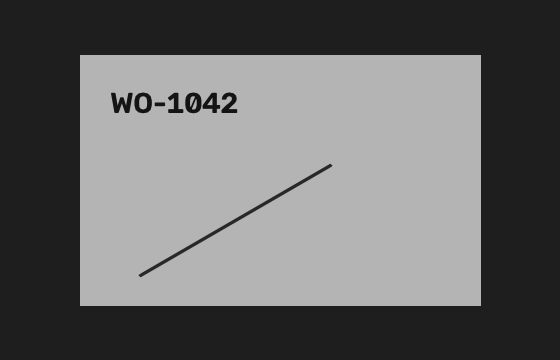
#> input picture samples/part_crack.png, 560 x 360 px
$ python -i ocr.py   (imports and definitions only)
#> lines starting #> are read from the running program, lines starting #| are printed output that depends on the picture; after the words box and inside, x2 and y2 are one past the last pixel; in counts of white or black regions, pixels touching at a corner belong together
#> further down, picture is the input picture: shape (360, 560, 3); min 20, max 180, mean 103.4
### app/vision.py
import cv2
import numpy as np

NOMINAL_ASPECT = 1.60
ASPECT_TOL = 0.08

CRACK_CONTRAST = 20.0
SCRATCH_CONTRAST = -12.0


def part_box(gray):
    _, th = cv2.threshold(gray, 60, 255, cv2.THRESH_BINARY)
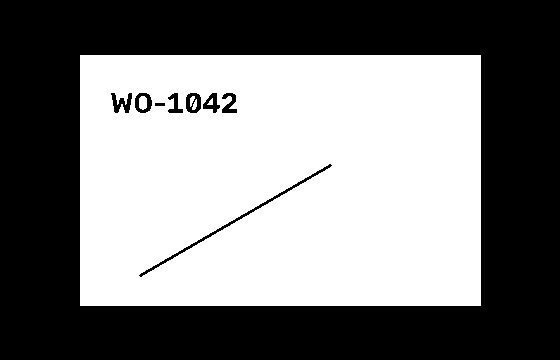
#> th: shape (360, 560); 49.1% white; 5 white regions, box (x1, y1, x2, y2) and area: (80, 55, 481, 306) 98741, (139, 96, 147, 110) 98, (192, 99, 197, 110) 34, (190, 96, 195, 107) 33, (207, 98, 213, 105) 25
    cnts, _ = cv2.findContours(th, cv2.RETR_EXTERNAL, cv2.CHAIN_APPROX_SIMPLE)
#> cnts = [[[80, 55], [80, 305], [480, 305], [480, 55]]]
    if not cnts:
        return None
    return cv2.boundingRect(max(cnts, key=cv2.contourArea))


# [63 lines left out: functions _linear_defects, classify, not called in this run]

### app/ocr.py
import re

import cv2
import pytesseract

from .vision import part_box

STAMP_BAND = 0.32   # the work order is stamped in the top third of the part face
WO_PATTERN = re.compile(r"W[O0][^A-Za-z]{0,4}?(\d{3,})")


def _stamp_region(image_bgr):
    """Crop to the strip holding the work order. Tesseract reads one clean line
    far better than a whole photo that is mostly blank part face."""
    gray = cv2.cvtColor(image_bgr, cv2.COLOR_BGR2GRAY)
    box = part_box(gray)
#> box = (80, 55, 401, 251)
    if box is None:
        return gray
    x, y, w, h = box
#> x = 80; y = 55; w = 401; h = 251
    return gray[y:y + int(STAMP_BAND * h), x:x + w]
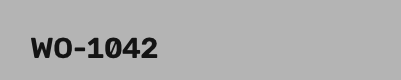
#> returned value: shape (80, 401); min 20, max 180, mean 173.8


def extract(image_bgr):
    band = _stamp_region(image_bgr)
    band = cv2.resize(band, None, fx=3, fy=3, interpolation=cv2.INTER_CUBIC)
    _, th = cv2.threshold(band, 0, 255, cv2.THRESH_BINARY + cv2.THRESH_OTSU)
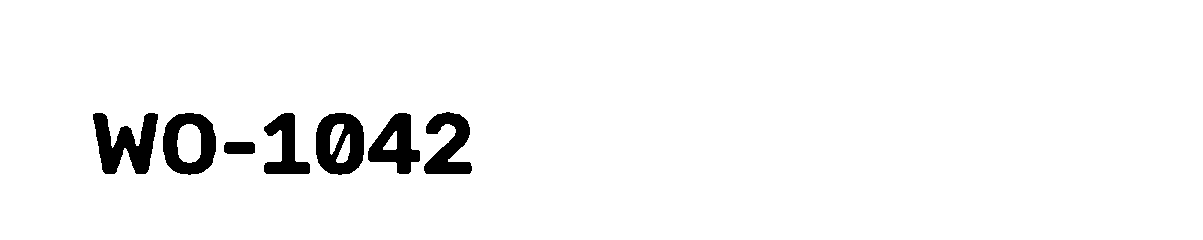
#> th: shape (240, 1203); 96% white; 7 black regions, largest, box (x1, y1, x2, y2) and area: (93, 113, 158, 174) 2286, (316, 113, 364, 175) 2066, (163, 113, 216, 175) 1927
    try:
#> (the run stopped early here; a loop or call above may not have finished)

$ run again, on samples/part_dimensional.png
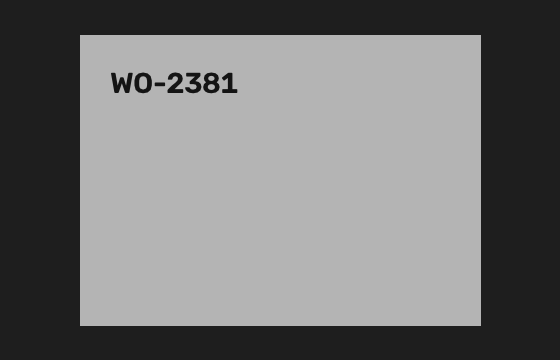
#> input picture samples/part_dimensional.png, 560 x 360 px
#> picture is the input picture: shape (360, 560, 3); min 20, max 180, mean 115.8
#> in part_box, `_, th = cv2.threshold(gray, 60, 255, cv2.THRESH_BINARY)`:
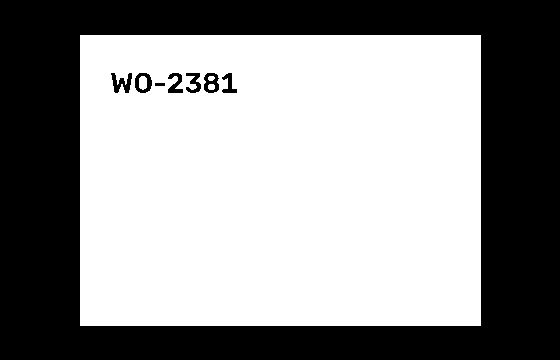
#> th: shape (360, 560); 57.3% white; 8 black regions, largest, box (x1, y1, x2, y2) and area: (0, 0, 560, 360) 84909, (111, 73, 132, 93) 221, (204, 73, 219, 93) 189
#> cnts = [[[80, 35], [80, 325], [480, 325], [480, 35]]]
#> box = (80, 35, 401, 291)
#> x = 80; y = 35; w = 401; h = 291
#> in extract, `_, th = cv2.threshold(band, 0, 255, cv2.THRESH_BINARY + cv2.THRESH_OTSU)`:
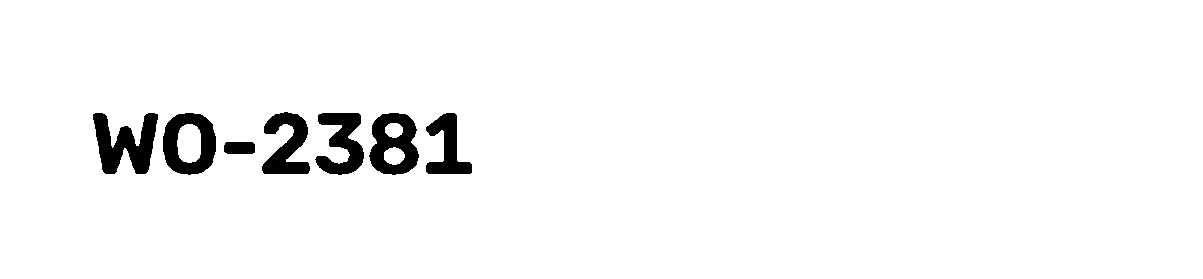
#> th: shape (279, 1203); 96.6% white; 7 black regions, largest, box (x1, y1, x2, y2) and area: (93, 113, 158, 174) 2286, (369, 113, 419, 175) 1948, (163, 113, 216, 175) 1927

$ run again, on samples/part_scratch.png
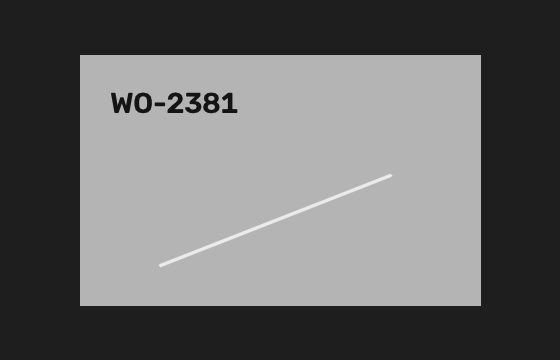
#> input picture samples/part_scratch.png, 560 x 360 px
#> picture is the input picture: shape (360, 560, 3); min 20, max 235, mean 104.1
#> in part_box, `_, th = cv2.threshold(gray, 60, 255, cv2.THRESH_BINARY)`:
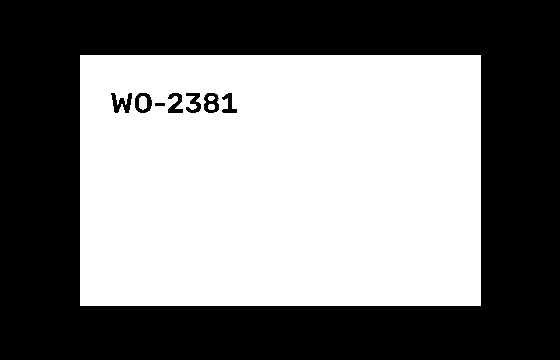
#> th: shape (360, 560); 49.4% white; 4 white regions, box (x1, y1, x2, y2) and area: (80, 55, 481, 306) 99381, (139, 96, 147, 110) 98, (208, 104, 215, 110) 38, (208, 96, 215, 101) 29
#> cnts = [[[80, 55], [80, 305], [480, 305], [480, 55]]]
#> box = (80, 55, 401, 251)
#> x = 80; y = 55; w = 401; h = 251
#> in extract, `_, th = cv2.threshold(band, 0, 255, cv2.THRESH_BINARY + cv2.THRESH_OTSU)`:
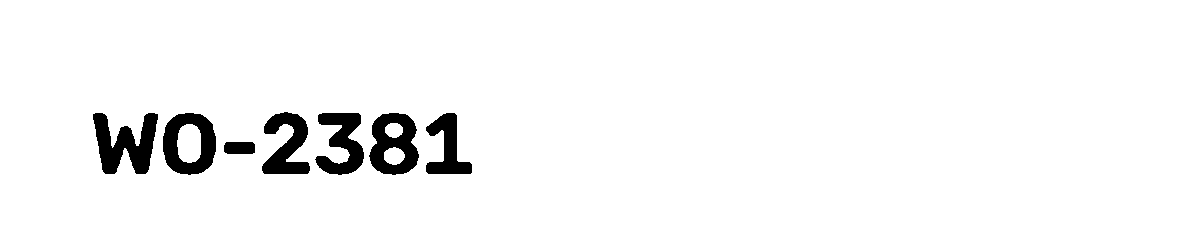
#> th: shape (240, 1203); 96.1% white; 7 black regions, largest, box (x1, y1, x2, y2) and area: (93, 113, 158, 174) 2286, (369, 113, 419, 175) 1948, (163, 113, 216, 175) 1927
